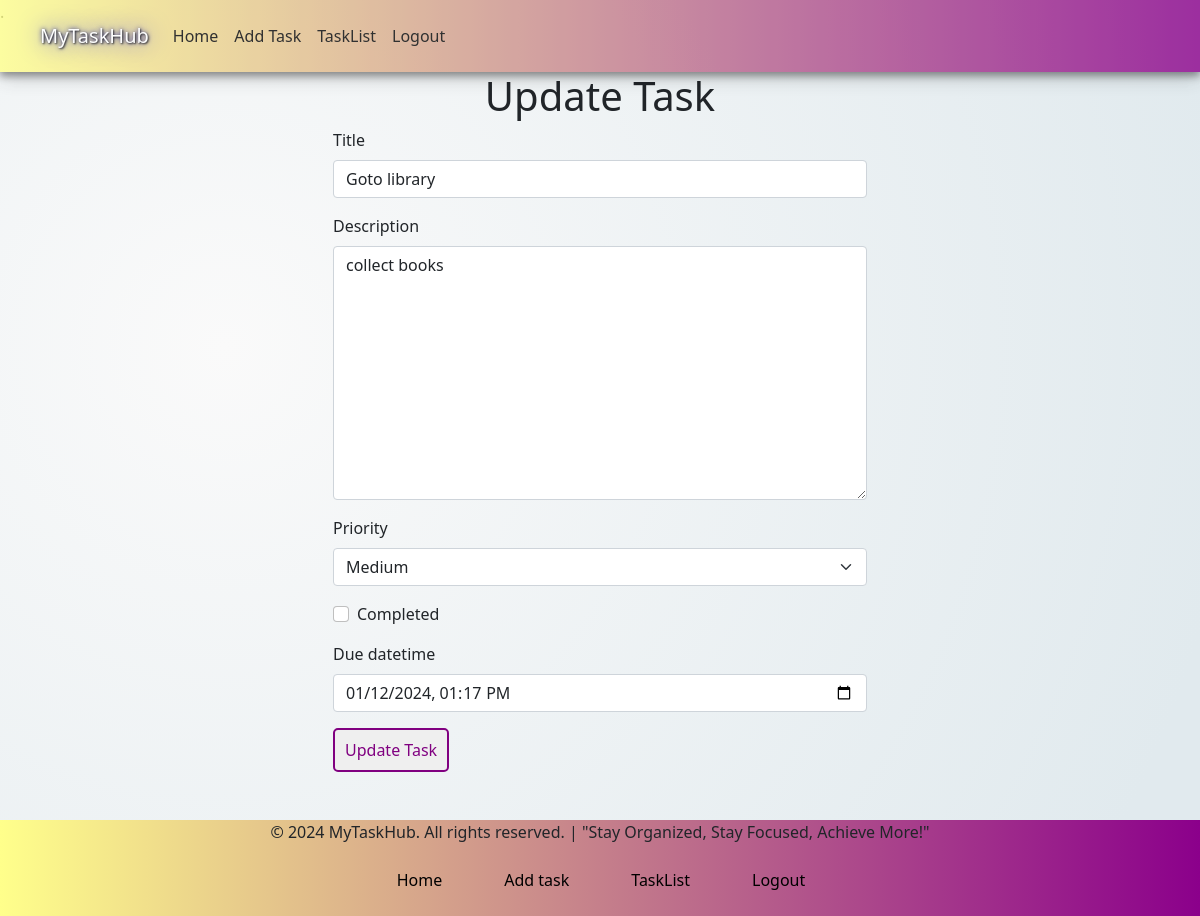
Page /todoapp/update/1 (signed in) on the committed database.
### todoapp/models.py (models this page shows, shortened)
class Task(models.Model):
    user = models.ForeignKey(User, on_delete=models.CASCADE)
    title=models.CharField(max_length=150)
    description=models.TextField()
    priority = models.IntegerField(choices=((1, 'Low'), (2, 'Medium'), (3, 'High')), default=1)
    completed=models.BooleanField(default=False)
    created = models.DateTimeField(auto_now_add=True)
    due_datetime = models.DateTimeField(null=True, blank=True)

### todoapp/views.py (the view)
# urls.py: path('update/<int:id>',views.update_task,name="update"),
def update_task(request,id):
    task = get_object_or_404(Task, id=id, user=request.user)
    if request.method == 'POST':
        form = TaskForm(request.POST, instance=task)
        if form.is_valid():
            form.save()
            return redirect('task_info')
    else:
        form = TaskForm(instance=task)
    return render(request, 'todoapp/update_task.html', {'form': form, 'task': task})

### todoapp/form.py
class TaskForm(forms.ModelForm):
    due_datetime = forms.DateTimeField(
        input_formats=['%Y-%m-%dT%H:%M'],
        widget=DateTimeLocalInput(),)
    class Meta:
        model=Task
        fields=['title','description','priority','completed','due_datetime',]
        widgets = {
            'created': forms.TextInput(attrs={'readonly': 'readonly'}),
        }

### templates/todoapp/update_task.html (shortened to what this page needs)
{% extends 'todoapp/home.html' %}
{%load static%}
{% load django_bootstrap5 %}
{% block content %}
<div class="container mt-4">
        <div class="row justify-content-center my-5">
            <div class="col-md-6">
                <h1 style="text-align:center;">Update Task</h1>
                <form method="post" action="">
                    {% bootstrap_form form %}
                    <button type="submit" class="btnpurple">Update Task</button>
                </form>
            </div>
        </div>
</div >
{% endblock %}

### templates/todoapp/home.html (style rules this page uses)
body { background:radial-gradient(circle at 18.7% 37.8%, rgb(250, 250, 250) 0%, rgb(225, 234, 238) 90%); display: flex; flex-direction: column; min-height: 100vh; }
.btnpurple { border: 2px solid #800080; border-radius: 5px; color: #800080; padding: 8px 10px; font-size: 16px; cursor: pointer; }

### rows in the picture
Task: title "Goto library", description "collect books", priority "Medium", due_datetime "01/12/2024 13:17"
